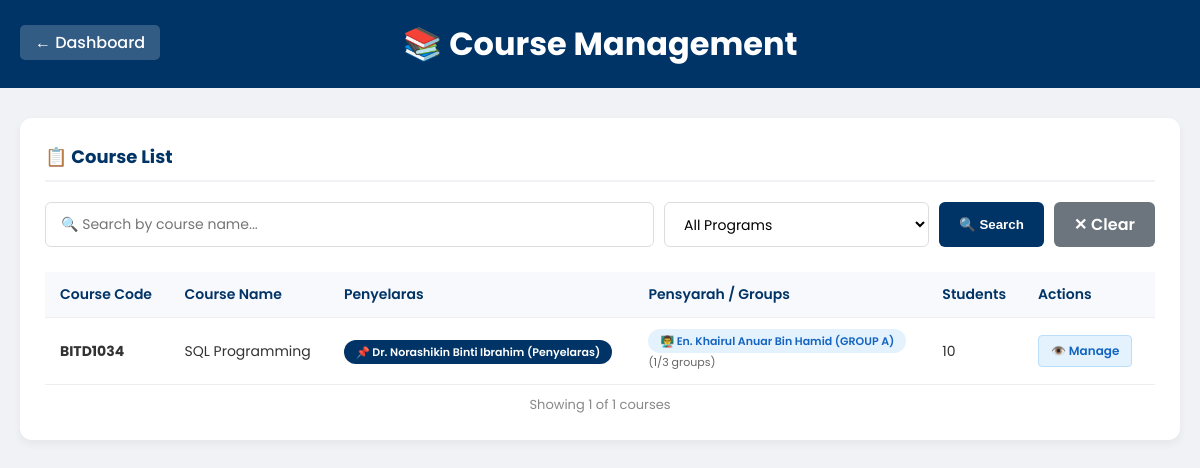
The app's page /course_management.php?program=BITD1034 (signed in) with its own data.
### tables this page shows
CREATE TABLE `class` (
  `class_id` int(11) NOT NULL,
  `class_name` varchar(100) NOT NULL,
  `class_code` varchar(20) NOT NULL,
  `group_name` varchar(50) DEFAULT NULL,
  `max_students` int(11) DEFAULT 50,
  `created_at` timestamp NOT NULL DEFAULT current_timestamp(),
  `coordinator_id` int(11) DEFAULT NULL
);

### course_management.php (the view, shortened to what this page needs)
<?php
include 'includes/config.php';
$search_term = isset($_GET['search']) ? trim($_GET['search']) : '';
$program_filter = isset($_GET['program']) ? trim($_GET['program']) : '';
$page = isset($_GET['page']) ? max(1, (int)$_GET['page']) : 1;
$limit = 5;
$offset = ($page - 1) * $limit;
$where_conditions = [];
if (!empty($program_filter)) {
    $safe_program = mysqli_real_escape_string($conn, $program_filter);
    $where_conditions[] = "c.class_code LIKE '$safe_program%'";
}
$where_clause = "";
if (!empty($where_conditions)) {
    $where_clause = " WHERE " . implode(" AND ", $where_conditions);
}
$count_query = "
    SELECT COUNT(DISTINCT c.class_id) as total
    FROM class c
    $where_clause
";
$count_result = mysqli_query($conn, $count_query);
$total_courses = $count_result->fetch_assoc()['total'];
$query = "
    SELECT DISTINCT c.class_id, c.class_code, c.class_name, c.coordinator_id,
           (SELECT COUNT(*) FROM course_lecturer WHERE class_id = c.class_id AND role = 'pensyarah') as total_pensyarah,
           (SELECT COUNT(*) FROM enrollment WHERE class_id = c.class_id) as total_students,
           COALESCE(
               (SELECT CONCAT(l.full_name, ' (Penyelaras)')
                FROM course_lecturer cl
                JOIN lecturer l ON cl.lecturer_id = l.lecturer_id
                WHERE cl.class_id = c.class_id AND cl.role = 'penyelaras'
                LIMIT 1),
               'Not assigned'
           ) as penyelaras_info,
           (SELECT GROUP_CONCAT(
                CONCAT(l.full_name, ' (', COALESCE(cl.group_name, 'No Group'), ')')
                SEPARATOR ' | '
            ) FROM course_lecturer cl
            JOIN lecturer l ON cl.lecturer_id = l.lecturer_id
            WHERE cl.class_id = c.class_id AND cl.role = 'pensyarah'
           ) as pensyarah_list
    FROM class c
    $where_clause
    ORDER BY c.class_code ASC
    LIMIT $limit OFFSET $offset
";
$courses_result = mysqli_query($conn, $query);
$all_courses = [];
while ($row = mysqli_fetch_assoc($courses_result)) {
    $all_courses[] = $row;
}
?>
<!DOCTYPE html>
<html lang="en">
<head>
</head>
<body>
    <div class="header">
        <a href="admin_dashboard.php" class="back-btn">← Dashboard</a>
        <h1>📚 Course Management</h1>
    </div>
    <div class="container">
        <div class="card">
            <h2>📋 Course List</h2>
            <form action="course_management.php" method="GET" class="search-filter-container">
                <input type="text" name="search" placeholder="🔍 Search by course name..." value="<?php echo htmlspecialchars($search_term); ?>">
                <select name="program">
                    <option value="">All Programs</option>
                </select>
                <button type="submit" class="search-btn">🔍 Search</button>
                <?php if(!empty($search_term) || !empty($program_filter)): ?>
                    <a href="course_management.php" class="clear-btn">✕ Clear</a>
                <?php endif; ?>
            </form>
            <div style="overflow-x: auto;">
                <table>
                    <thead>
                        <tr>
                            <th>Course Code</th>
                            <th>Course Name</th>
                            <th>Penyelaras</th>
                            <th>Pensyarah / Groups</th>
                            <th>Students</th>
                            <th>Actions</th>
                        </tr>
                    </thead>
                    <tbody>
                        <?php if(count($all_courses) > 0): ?>
                            <?php foreach($all_courses as $course): ?>
                                <tr>
                                    <td><strong><?php echo htmlspecialchars($course['class_code']); ?></strong></td>
                                    <td><?php echo htmlspecialchars($course['class_name']); ?></td>
                                    <td>
                                        <?php if($course['penyelaras_info'] && $course['penyelaras_info'] != 'Not assigned'): ?>
                                            <span class="badge-penyelaras">📌 <?php echo htmlspecialchars($course['penyelaras_info']); ?></span>
                                        <?php else: ?>
                                            <span style="color: #999; font-size: 12px;">⚠️ No coordinator assigned</span>
                                        <?php endif; ?>
                                    </td>
                                    <td>
                                        <?php if($course['pensyarah_list']): ?>
                                            <?php foreach(explode(' | ', $course['pensyarah_list']) as $p): ?>
                                                <span class="badge-pensyarah">👨‍🏫 <?php echo htmlspecialchars($p); ?></span>
                                                <br>
                                            <?php endforeach; ?>
                                            <span style="font-size: 11px; color: #666;">(<?php echo $course['total_pensyarah']; ?>/3 groups)</span>
                                        <?php else: ?>
                                            <span style="color: #999; font-size: 12px;">No pensyarah assigned</span>
                                        <?php endif; ?>
                                    </td>
                                    <td><?php echo $course['total_students']; ?></td>
                                    <td>
                                        <a href="course_management.php?view_id=<?php echo $course['class_id']; ?>&search=<?php echo urlencode($search_term); ?>&program=<?php echo urlencode($program_filter); ?>&page=<?php echo $page; ?>" class="action-btn btn-view">👁️ Manage</a>
                                    </td>
                                </tr>
                            <?php endforeach; ?>
                        <?php endif; ?>
                    </tbody>
                </table>
            </div>
            <div class="result-count">
                Showing <?php echo count($all_courses); ?> of <?php echo $total_courses; ?> courses
            </div>
        </div>
    </div>
</body>
</html>

### course_management.php (style rules this page uses)
* { margin: 0; padding: 0; box-sizing: border-box; }
body { font-family: 'Poppins', sans-serif; background: #f0f2f5; color: #333; }
.header { background: #003366; color: white; padding: 20px; text-align: center; position: relative; }
.back-btn { position: absolute; left: 20px; top: 25px; color: white; text-decoration: none; font-weight: 500; background: rgba(255,255,255,0.2); padding: 5px 15px; border-radius: 5px; }
.container { max-width: 1200px; margin: 30px auto; padding: 0 20px; }
.card { background: white; border-radius: 12px; padding: 25px; box-shadow: 0 4px 10px rgba(0,0,0,0.05); margin-bottom: 30px; }
.card h2 { font-size: 18px; color: #003366; margin-bottom: 20px; border-bottom: 2px solid #f0f2f5; padding-bottom: 10px; }
.badge-penyelaras { background: #003366; color: white; padding: 4px 12px; border-radius: 20px; font-size: 11px; font-weight: 600; }
.badge-pensyarah { background: #e3f2fd; color: #1565c0; padding: 4px 12px; border-radius: 20px; font-size: 11px; font-weight: 600; }
.search-filter-container { display: flex; gap: 10px; margin-bottom: 15px; flex-wrap: wrap; }
.search-filter-container input[type="text"] { flex: 2; min-width: 200px; padding: 10px 15px; border: 1px solid #ddd; border-radius: 6px; font-family: inherit; font-size: 14px; }
.search-filter-container select { padding: 10px 15px; border: 1px solid #ddd; border-radius: 6px; font-family: inherit; font-size: 14px; background: white; min-width: 150px; cursor: pointer; }
.search-btn { background: #003366; color: white; border: none; padding: 10px 20px; border-radius: 6px; cursor: pointer; font-weight: 600; white-space: nowrap; }
.clear-btn { background: #6c757d; color: white; border: none; padding: 10px 20px; border-radius: 6px; cursor: pointer; font-weight: 600; text-decoration: none; white-space: nowrap; }
.result-count { text-align: center; font-size: 13px; color: #888; margin-top: 10px; }
table { width: 100%; border-collapse: collapse; margin-top: 10px; }
th, td { padding: 12px 15px; text-align: left; border-bottom: 1px solid #eee; font-size: 14px; }
th { background: #f8f9fc; color: #003366; font-weight: 600; }
.action-btn { padding: 6px 12px; border-radius: 4px; text-decoration: none; font-size: 12px; font-weight: 600; margin-right: 5px; display: inline-block; }
.btn-view { background: #e3f2fd; color: #1565c0; border: 1px solid #bbdefb; }

### records on screen
class: class_code "BITD1034", class_name "SQL Programming", penyelaras_info "Dr. Norashikin Binti Ibrahim (Penyelaras)", p "En. Khairul Anuar Bin Hamid (GROUP A)", total_pensyarah "1", total_students "10"

### other values on screen
count($all_courses) "1"
$total_courses "1"
